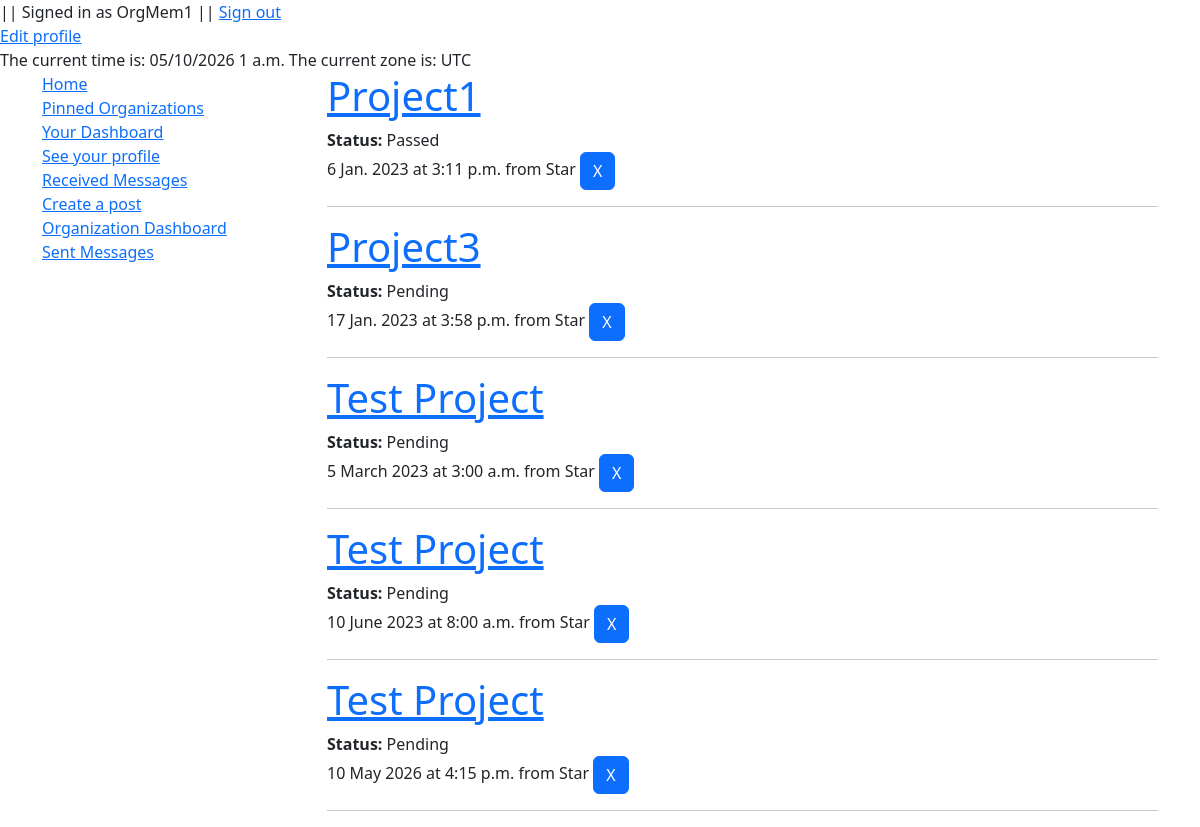
Page /Forum/your_projects (signed in) on the committed database.
### Forum/models.py (models this page shows, shortened)
class Bid(models.Model):
    STATUS_OPTIONS = [
        ('PE', 'Pending'),
        ('AC', 'Accepted'),
        ('DN', 'Denied'),
        ('CP', 'Passed')
    ]
    bidder = models.ForeignKey(Profile, on_delete=models.CASCADE, related_name='bids')
    event = models.ForeignKey(Event, on_delete=models.CASCADE, related_name='bids')
    status = models.CharField(max_length=2, choices=STATUS_OPTIONS, default=STATUS_OPTIONS[0][0])

class Event(models.Model):
    date = models.DateField(default=timezone.now, null=True, blank=True, validators=[MinValueValidator(timezone.now().date(), "valid values are not in the past")])
    time = models.TimeField(default=timezone.now, null=True, blank=True)
    open = models.BooleanField(default=True, null=False, blank=False)
    post = models.ForeignKey(Post, on_delete=models.CASCADE, related_name='project_times')
    @property
    def datetime(self):
        this_datetime = datetime.combine(self.date, self.time, timezone.utc)
        local_time = this_datetime.astimezone(timezone.get_current_timezone())
        date_str = format_date(local_time.date(), "j N Y")
        time_str = format_time(local_time.time(), 'g:i a')
        return f"{date_str} at {time_str}"

class Post(models.Model):
    title = models.CharField(max_length=150)
    body = models.TextField(null=False, blank=False)
    timestamp = models.DateTimeField(auto_now_add=True, blank=True, null=True)
    is_project = models.BooleanField(default=False, null=False, blank=False, verbose_name="Make this a project")
    author = models.ForeignKey(Profile, on_delete=models.SET_NULL, null=True, related_name='written_posts')
    organization = models.ForeignKey(Organization, on_delete=models.CASCADE, null=True, related_name='our_posts')

class Organization(models.Model):
    name = models.CharField(max_length=100, null=False, blank=False)
    about = models.TextField(null=False, blank=False)
    logo = models.ImageField(null=True, blank=True, upload_to='organization_logos')
    official_email = models.EmailField(null=True, blank=True)
    def __str__(self):
        return f"{self.name}"

### Forum/views.py (the view)
# urls.py: path("your_projects", login_required(views.YourBidListView.as_view()), name="your_project_view"),
class YourBidListView(ListView):
    model = Bid
    template_name = "Forum/dash_pages/user_bids.html"
    def get_queryset(self, *args, **kwargs):
        queryset = super(YourBidListView, self).get_queryset(*args, **kwargs)
        return queryset.filter(bidder=self.request.user.pk).order_by("event__date")

### Forum/templates/Forum/dash_pages/user_bids.html (shortened to what this page needs)
{% extends "Forum/layouts/sidebar_layout.html" %}
{% block body %}
    {% for bid in bid_list %}
        <h1><a href="{% url 'detail_view' pk=bid.event.post.pk %}">{{ bid.event.post.title }}</a></h1>
        <b>Status:</b> {{ bid.get_status_display }} <br>
        {{ bid.event.datetime }} from {{ bid.event.post.organization }}
        <a class="btn btn-primary" href="{% url 'delete_bid' pk=bid.pk %}"> X </a>
        <hr>
    {% empty %}
        <p> Looks like you haven't volunteered for any projects </p>
    {% endfor %}
{% endblock %}

### Forum/templates/Forum/layouts/sidebar_layout.html (shortened to what this page needs)
<!DOCTYPE html>
<html lang="en">
    <head>
        {% load static %}
        {% load crispy_forms_tags %}
        <link href="https://cdn.jsdelivr.net/npm/bootstrap@5.2.3/dist/css/bootstrap.min.css" rel="stylesheet">
        <link rel="stylesheet" href="{% static 'Forum/style/stylesheet.css' %}">
    </head>
    <body>
        {% load tz %}
        {% get_current_timezone as TIME_ZONE %}
        <div id = "topbar">
            ||
            {% if user.is_authenticated %}
                Signed in as {{ request.user.username }} ||
                <a href="{% url 'sign_out' %}">Sign out</a> <br>
                <a href="{% url 'edit_profile' %}">Edit profile</a> <br>
            {% else %}
            <a href="{% url 'login' %}">Sign in</a> ||
            <a href="{% url 'sign_up' %}">Sign up</a> ||
            {% endif %}
            The current time is:
            {% now "SHORT_DATETIME_FORMAT" %}
            The current zone is:
            {{ TIME_ZONE }}
        </div>
        <div class="container container-fluid">
        <div class = "row">
            <div id ="sidebar" class = "col-3">
                <a href="{% url 'index' %}">Home</a> <br>
                {% if user.is_authenticated %}
                    <a href="{% url 'pinned_view' %}">Pinned Organizations</a> <br>
                    <a href="{% url 'your_project_view' %}">Your Dashboard</a> <br>
                    <a href="{% url 'profile_view' pk=user.pk %}">See your profile</a> <br>
                    <a href="{% url 'received_messages' %}">Received Messages</a> <br>
                    {% if perms.Forum.can_post %}
                        <a href="{% url 'create_post' %}">Create a post</a> <br>
                        <a href="{% url 'manage_posts_view' %}">Organization Dashboard</a> <br>
                        <a href="{% url 'sent_messages' %}">Sent Messages</a> <br>
                    {% endif %}
                {% endif %}
            </div>
            <div id = "body" class = "col">
                {% localtime on %}
                {% block body %}
                {% endblock %}
                {% endlocaltime %}
            </div>
        </div>
    </div>
    </body>
</html>

### rows in the picture
Bid: event.post "Project1", status "Passed", event.datetime "6 Jan. 2023 at 3:11 p.m.", event.post.organization "Star"
Bid: event.post "Project3", status "Pending", event.datetime "17 Jan. 2023 at 3:58 p.m.", event.post.organization "Star"
Bid: event.post "Test Project", status "Pending", event.datetime "5 March 2023 at 3:00 a.m.", event.post.organization "Star"
Bid: event.post "Test Project", status "Pending", event.datetime "10 June 2023 at 8:00 a.m.", event.post.organization "Star"
Bid: event.post "Test Project", status "Pending", event.datetime "10 May 2026 at 4:15 p.m.", event.post.organization "Star"

### other values in the picture
{{ request.user.username }} "OrgMem1"
{{ TIME_ZONE }} "UTC"
